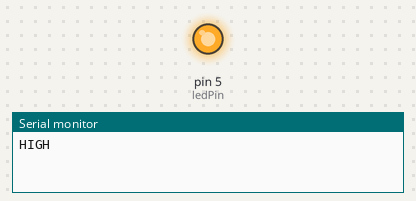
The sketch below on a simulated Arduino Uno, built with avr-gcc and run on an emulated ATmega328P. Parts: output pins drawn as LEDs (lit = HIGH), the last lines printed to the serial monitor.

Above: at 2.5 s.
At 7.5 s:
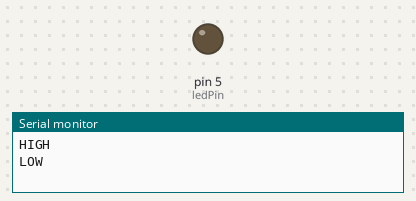
Timing chart, 0 to 13.0 s (numbered marks = the images above):
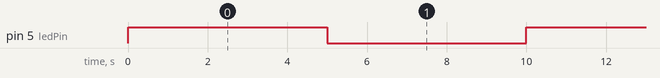

Measured:
- by itself, pin 5 (ledPin): alternates HIGH for 5.0 s and LOW for 5.0 s

The sketch:

Relay.ino
```cpp
// Complete Instructions: https://RandomNerdTutorials.com/esp8266-nodemcu-digital-inputs-outputs-arduino/

// set pin numbers
const int buttonPin = 4;     // the number of the pushbutton pin
const int ledPin =  5;       // the number of the LED pin

// variable for storing the pushbutton status


void setup() {
  Serial.begin(9600);
  // initialize the pushbutton pin as an input
  //  pinMode(buttonPin, INPUT);
  // initialize the LED pin as an output
    pinMode(ledPin, OUTPUT);
}

void loop() {

  digitalWrite(ledPin, HIGH);
  Serial.println("HIGH");
  delay(5000);
  digitalWrite(ledPin, LOW);
  Serial.println("LOW");
  delay(5000);

}
```
